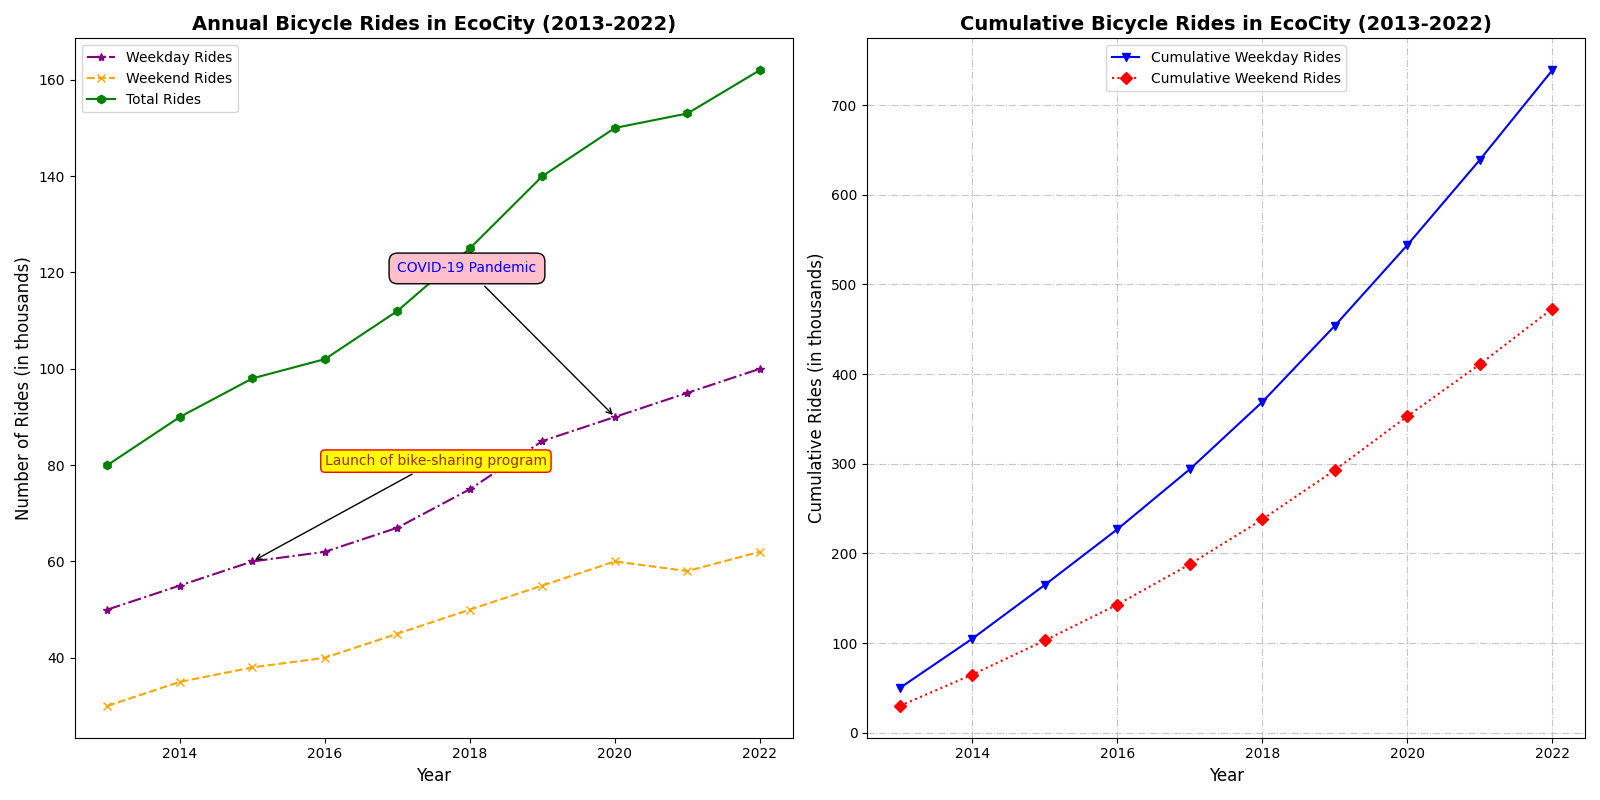

Reproduce this figure in Python.
import numpy as np
import matplotlib.pyplot as plt

# Data
years = np.array([2013, 2014, 2015, 2016, 2017, 2018, 2019, 2020, 2021, 2022])
weekday_rides = np.array([50, 55, 60, 62, 67, 75, 85, 90, 95, 100])
weekend_rides = np.array([30, 35, 38, 40, 45, 50, 55, 60, 58, 62])
total_rides = weekday_rides + weekend_rides

cumulative_weekday = np.cumsum(weekday_rides)
cumulative_weekend = np.cumsum(weekend_rides)

# Initialize figure and subplots
fig, (ax1, ax2) = plt.subplots(1, 2, figsize=(16, 8))

# First subplot
ax1.plot(years, weekday_rides, marker='*', linestyle='-.', color='purple', label='Weekday Rides')
ax1.plot(years, weekend_rides, marker='x', linestyle='--', color='orange', label='Weekend Rides')
ax1.plot(years, total_rides, marker='h', linestyle='-', color='green', label='Total Rides')

ax1.set_title('Annual Bicycle Rides in EcoCity (2013-2022)', fontsize=14, fontweight='bold')
ax1.set_xlabel('Year', fontsize=12)
ax1.set_ylabel('Number of Rides (in thousands)', fontsize=12)
ax1.legend(loc='best', fontsize=10)
ax1.grid(visible=False)

# Annotations
ax1.annotate('Launch of bike-sharing program', xy=(2015, 60), xytext=(2016, 80),
             bbox=dict(boxstyle='round,pad=0.3', edgecolor='red', facecolor='yellow'),
             arrowprops=dict(facecolor='grey', arrowstyle='->'),
             fontsize=10, color='brown')

ax1.annotate('COVID-19 Pandemic', xy=(2020, 90), xytext=(2017, 120),
             bbox=dict(boxstyle='round,pad=0.6', edgecolor='black', facecolor='pink'),
             arrowprops=dict(facecolor='purple', arrowstyle='->'),
             fontsize=10, color='blue')

# Second subplot
ax2.plot(years, cumulative_weekday, marker='v', linestyle='-', color='blue', label='Cumulative Weekday Rides')
ax2.plot(years, cumulative_weekend, marker='D', linestyle=':', color='red', label='Cumulative Weekend Rides')

ax2.set_title('Cumulative Bicycle Rides in EcoCity (2013-2022)', fontsize=14, fontweight='bold')
ax2.set_xlabel('Year', fontsize=12)
ax2.set_ylabel('Cumulative Rides (in thousands)', fontsize=12)
ax2.legend(loc='upper center', fontsize=10)
ax2.grid(visible=True, linestyle='-.', alpha=0.7)

# Adjust layout
plt.tight_layout()

# Display the plots
plt.show()
